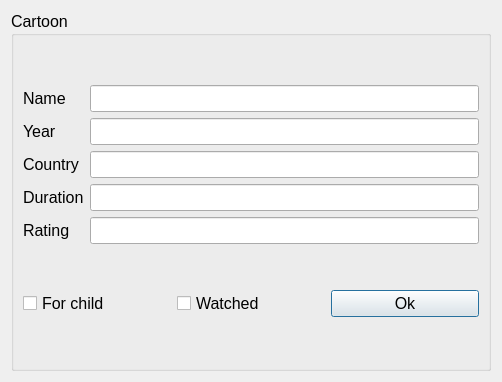
<?xml version="1.0" encoding="UTF-8"?>
<ui version="4.0">
 <class>ShowMovieWindow</class>
 <widget class="QDialog" name="ShowMovieWindow">
  <property name="geometry">
   <rect>
    <x>0</x>
    <y>0</y>
    <width>502</width>
    <height>382</height>
   </rect>
  </property>
  <property name="windowTitle">
   <string>Dialog</string>
  </property>
  <layout class="QGridLayout" name="gridLayout_2">
   <item row="0" column="0">
    <widget class="QGroupBox" name="groupBox">
     <property name="font">
      <font>
       <pointsize>12</pointsize>
      </font>
     </property>
     <property name="title">
      <string>Cartoon</string>
     </property>
     <layout class="QVBoxLayout" name="verticalLayout">
      <item>
       <layout class="QGridLayout" name="gridLayout">
        <item row="2" column="0">
         <widget class="QLabel" name="label_4">
          <property name="text">
           <string>Country</string>
          </property>
         </widget>
        </item>
        <item row="2" column="2">
         <widget class="QLineEdit" name="out_country">
          <property name="readOnly">
           <bool>true</bool>
          </property>
         </widget>
        </item>
        <item row="4" column="2">
         <widget class="QLineEdit" name="out_rating"/>
        </item>
        <item row="1" column="0">
         <widget class="QLabel" name="label_2">
          <property name="text">
           <string>Year</string>
          </property>
         </widget>
        </item>
        <item row="4" column="0">
         <widget class="QLabel" name="label_6">
          <property name="text">
           <string>Rating</string>
          </property>
         </widget>
        </item>
        <item row="3" column="2">
         <widget class="QLineEdit" name="out_duration">
          <property name="readOnly">
           <bool>true</bool>
          </property>
         </widget>
        </item>
        <item row="0" column="0">
         <widget class="QLabel" name="label">
          <property name="text">
           <string>Name</string>
          </property>
         </widget>
        </item>
        <item row="0" column="2">
         <widget class="QLineEdit" name="out_name">
          <property name="readOnly">
           <bool>true</bool>
          </property>
         </widget>
        </item>
        <item row="1" column="2">
         <widget class="QLineEdit" name="out_year">
          <property name="readOnly">
           <bool>true</bool>
          </property>
         </widget>
        </item>
        <item row="3" column="0">
         <widget class="QLabel" name="label_3">
          <property name="text">
           <string>Duration</string>
          </property>
         </widget>
        </item>
       </layout>
      </item>
      <item>
       <layout class="QHBoxLayout" name="horizontalLayout">
        <item>
         <widget class="QCheckBox" name="checkChild">
          <property name="text">
           <string>For child</string>
          </property>
         </widget>
        </item>
        <item>
         <widget class="QCheckBox" name="CheckView">
          <property name="enabled">
           <bool>true</bool>
          </property>
          <property name="text">
           <string>Watched</string>
          </property>
         </widget>
        </item>
        <item>
         <widget class="QPushButton" name="OkButton">
          <property name="text">
           <string>Ok</string>
          </property>
         </widget>
        </item>
       </layout>
      </item>
     </layout>
    </widget>
   </item>
  </layout>
 </widget>
 <resources/>
 <connections/>
</ui>
